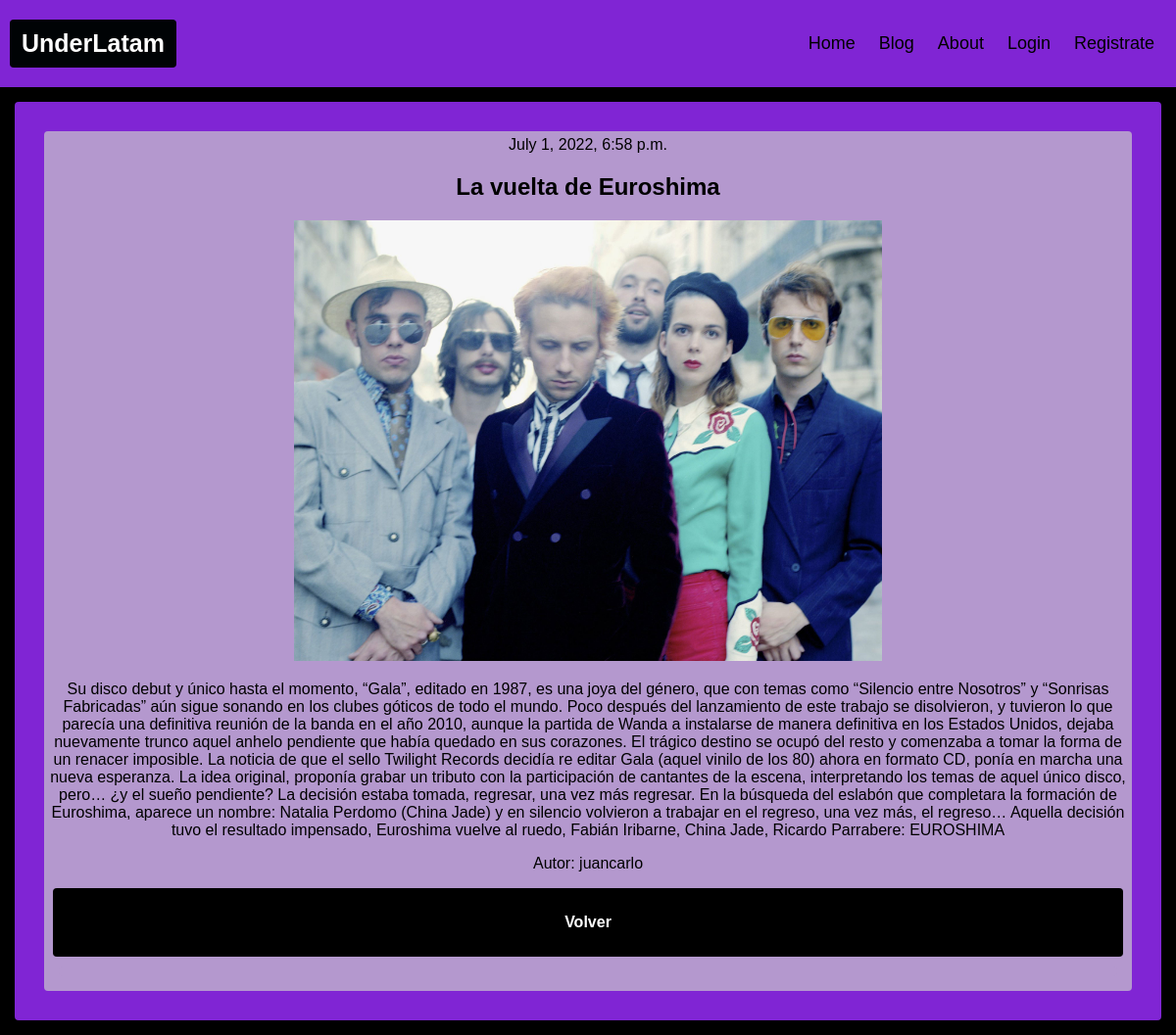
/blog/post/40/, run on the app's committed database.
### blog/models.py (models this page shows, shortened)
class Post(models.Model):
    author = models.ForeignKey(settings.AUTH_USER_MODEL, on_delete=models.CASCADE)
    title = models.CharField(max_length=255)
    post_body = models.TextField()
    created_date = models.DateField(default=timezone.now)
    published_date = models.DateTimeField(blank=True, null=True)
    image_up = models.ImageField(upload_to='images/',)

### blog/views.py (the view)
# urls.py: path('blog/post/<int:pk>/', post_detail, name='post_detail'),
def post_detail(request, pk):
    post = get_object_or_404(Post, pk=pk)
    return render(request, 'blog/post_detail.html', {'post': post})

### blog/templates/blog/post_detail.html (shortened to what this page needs)
{% extends 'blog/main.html' %}
{% block changeContent %}
    <div class="post">
        <div class="postElements">
            {{ post.published_date }}
            <div class="title"><h2>{{ post.title }}</h2></div>
            <img src="{{ post.image_up.url }}" alt=""/>
                <p>{{ post.post_body }}</p>
            <a href=" {% url 'user_page' pk=post.author.id %} "><p>Autor: {{ post.author }}</p></a>
            <div class="backButton"><a href=" {% url 'dash' %}"><h4>Volver</h4></a></div>
        <div class="postElements">
    </div>
{% endblock %}

### blog/static/blog/css/styles.css (style rules this page uses)
* { box-sizing: border-box; }
body { margin: 0; font-family: Arial, Helvetica, sans-serif; background-color: black; }
.post { background-color: #8025d4; border-radius: 4px; padding: 20px; margin: 15px; }
.postElements { background-color: #b498ce; padding: 5px; margin: 10px; border-radius: 4px; font-family: Arial, Helvetica, sans-serif; text-align: center; }
a { text-decoration: none; color: black; }
.postElements img { max-width: 600px; max-height: 480px; text-align: center; }
.backButton { background-color: black; padding: 5px; margin: 4px; border-radius: 4px; }
.backButton a { color: white; text-align: center; }
.title { text-align: center; }

### data on the page
Post: published_date "July 1, 2022, 6:58 p.m.", title "La vuelta de Euroshima", image_up (picture), post_body "Su disco debut y único hasta el momento, “Gala”, editado en 1987, es una joya del género, que con temas como “Silencio entre Nosotros” y “Sonrisas Fabricadas” aún sigue sonando en los clubes góticos de todo el mundo. Poco después del lanzamiento de este trabajo se disolvieron, y tuvieron lo que parecía una definitiva reunión de la banda en el año 2010, aunque la partida de Wanda a instalarse de manera definitiva en los Estados Unidos, dejaba nuevamente trunco aquel anhelo pendiente que había quedado en sus corazones. El trágico destino se ocupó del resto y comenzaba a tomar la forma de un renacer imposible. La noticia de que el sello Twilight Records decidía re editar Gala (aquel vinilo de…", author "juancarlo"
